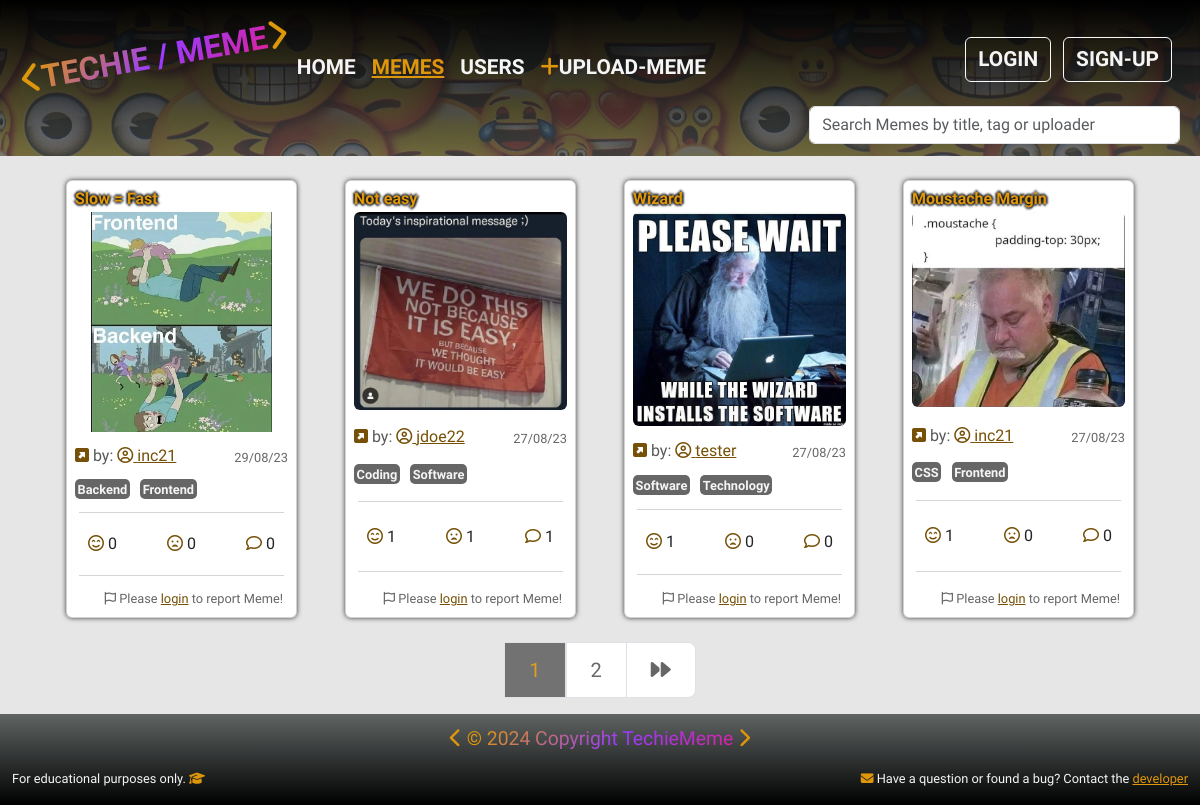
The page /memes/memes/ on the database its author committed.
### memes/models.py (models this page shows, shortened)
class Meme(models.Model):
    uploader = models.ForeignKey(
        UserProfile, on_delete=models.CASCADE, null=True, blank=True)
    title = models.CharField(max_length=100, null=True)
    meme_img = ResizedImageField(upload_to='memes/', null=True,
                                 force_format='WEBP', quality=85,
                                 blank=True, default='memes/default.webp')
    tags = models.ManyToManyField('Tag', blank=True)
    smiley_face = models.ManyToManyField(
        UserProfile, related_name='smiley_face')
    sad_face = models.ManyToManyField(
        UserProfile, related_name='sad_face', blank=True)
    created = models.DateTimeField(auto_now_add=True)
    id = models.UUIDField(
        default=uuid.uuid4, unique=True, primary_key=True, editable=False)
    def total_smiley_face(self):
        return self.smiley_face.count()
    def total_sad_face(self):
        return self.sad_face.count()
    @property
    def meme_image_url(self):
        if self.meme_img and hasattr(self.meme_img, 'url'):
            return self.meme_img.url
        else:
            return '/static/images/memes/default.webp'
    class Meta:
        ordering = ['-created']

class Tag(models.Model):
    name = models.CharField(max_length=20, null=True, blank=True)
    created = models.DateTimeField(auto_now_add=True)
    id = models.UUIDField(
        default=uuid.uuid4, unique=True, primary_key=True, editable=False)
    def __str__(self):
        return self.name
    class Meta:
        ordering = ['name']

### users/models.py (models this page shows, shortened)
class UserProfile(models.Model):
    user = models.OneToOneField(User, on_delete=models.CASCADE, null=True,
                                blank=True)
    username = models.CharField(max_length=50, null=True, blank=True)
    first_name = models.CharField(max_length=50, null=True, blank=True)
    last_name = models.CharField(max_length=50, null=True, blank=True)
    location = models.CharField(max_length=100, null=True, blank=True)
    email = models.EmailField(max_length=100, null=True, blank=True)
    bio = models.TextField(null=True, blank=True)
    user_img = ResizedImageField(upload_to='users/', null=True,
                                 force_format='WEBP', quality=85,
                                 blank=True, default='users/default_user.webp')
    social_github = models.URLField(max_length=200, null=True, blank=True)
    social_linkedin = models.URLField(max_length=200, null=True, blank=True)
    social_facebook = models.URLField(max_length=200, null=True, blank=True)
    social_youtube = models.URLField(max_length=200, null=True, blank=True)
    social_website = models.URLField(max_length=200, null=True, blank=True)
    created = models.DateTimeField(auto_now_add=True)
    id = models.UUIDField(primary_key=True, default=uuid.uuid4, editable=False)
    def __str__(self):
        return str(self.username)
    class Meta:
        ordering = ['-created']

### memes/views.py (the view)
# urls.py: path('memes/', views.memes, name='memes'),
def memes(request):
    memes, search_form = searchMeme(request)
    page = request.GET.get('page')
    results = 4
    paginator = Paginator(memes, results)
    try:
        memes = paginator.page(page)
    except PageNotAnInteger:
        page = 1
        memes = paginator.page(page)
    except EmptyPage:
        page = paginator.num_pages
        memes = paginator.page(page)
    leftIndex = (int(page) - 3)
    if leftIndex < 1:
        leftIndex = 1
    rightIndex = (int(page) + 4)
    if rightIndex > paginator.num_pages:
        rightIndex = paginator.num_pages + 1
    custom_range = range(leftIndex, rightIndex)
    context = {
        "memes": memes,
        "paginator": paginator,
        "custom_range": custom_range,
        "search_form": search_form,
        }
    return render(request, "memes/memes.html", context)

### memes/utils.py (called while the page is built)
def searchMeme(request):
    search_form = ''
    if request.GET.get('search_form'):
        search_form = request.GET.get('search_form')
    tags = Tag.objects.filter(name__icontains=search_form)
    usernames = UserProfile.objects.filter(username__icontains=search_form)
    memes = Meme.objects.distinct().filter(
        Q(title__icontains=search_form) |
        Q(tags__in=tags) |
        Q(uploader__in=usernames)
        )
    return memes, search_form

### memes/templates/memes/memes.html (shortened to what this page needs)
{% extends 'main.html' %}
{% load static %}
{% block content  %}
<div class="container mb-4">
	<div class="row">
		<div class="col-12 d-flex flex-wrap d-flex justify-content-around">
			{% for meme in memes %}
				<div class="col-sm-6 col-lg-4 col-xl-3 mb-4">
					<div class="card small-card m-4 h-100">
						<div class="card-body m-1 p-1 d-grid align-content-between">
							<a class="text-decoration-none gray" href="{% url 'meme' meme.id %}">
								<h6 class="card-title mb-1">{{ meme.title|truncatechars:"23" }}</h6>
								<img src="{{meme.meme_image_url}}" class="card-img rounded-2 img-small mb-1 mx-auto d-block" alt="User Meme">
							</a>
							<div class="row-col-1 d-flex justify-content-between">
								<div><i class="fa-solid fa-square-up-right yellow"></i> by: <a href="{% url 'single_user' meme.uploader.id %}" class="card-link yellow"><i class="fa-regular fa-circle-user"></i> {{ meme.uploader }}</a></div>
								<div class="report text-right mt-1">{{ meme.created|date:"d/m/y" }}</div>
							</div>
							<div class="row">
								<div class="col-12">
									{% for tag in meme.tags.all %}
										<span class="tag text-nowrap">{{tag}}</span>
									{% endfor %}
								</div>
							</div>
							<hr class="m-1">
							<div class="row">
								<a class="col-4 btn btn" href="{% url 'smiley-face' meme.id %}"><i class="fa-regular fa-face-smile-beam yellow"></i>&nbsp;{{ meme.total_smiley_face }}</a>
								<a class="col-4 btn btn" href="{% url 'sad-face' meme.id %}"><i class="fa-regular fa-face-frown-open yellow"></i>&nbsp;{{ meme.total_sad_face }}</a>
								<a class="col-4 btn btn" href="{% url 'meme' meme.id %}"><i class="fa-regular fa-comment yellow"></i>&nbsp;{{ meme.comment.all.count }}</a>
							</div>
							<hr class="m-1">
							{% if request.user.is_authenticated %}
							<div class="row-col-1 d-flex justify-content-end">
								<a role="button" class="btn report text-end p-0 pe-1" href="{% url 'report-meme' meme.id %}?next={{ request.path }}"><i class="fa-regular fa-flag"></i> Report Meme!</a>
							</div>
							{% else %}
							<div class="row-col-1 d-flex justify-content-end">
								<a role="button" class="btn report text-end p-0 pe-1" href="{% url 'account_login' %}?next={{request.path}}"><i class="fa-regular fa-flag"></i> Please <span class="active-link">login</span> to report Meme!</a>
							</div>
							{% endif %}
						</div>
					</div>
				</div>
				{% endfor %}
		</div>
	</div>
</div>
{% if memes.has_other_pages %}
<div class="contaier overflow-hidden">
	<div class="row">
		<div class="col-12 d-flex justify-content-center">
			<nav aria-label="Page navigation example">
				<ul class="pagination pagination-lg">
						{% for page in custom_range %}
						{% if page == memes.number %}
						<li><a href="?page={{page}}" class="page-link yellow-light disabled-btn">{{page}}</a></li>
						{% else %}
						<li><a href="?page={{page}}" class="page-link pagination-link">{{page}}</a></li>
						{% endif %}
						{% endfor %}
					{% if memes.has_next %}
					<li class="page-item">
						<a class="page-link pagination-link" href="?page={{memes.next_page_number}}" aria-label="Next">
							<span aria-hidden="true"><i class="fa-solid fa-forward"></i></span>
						</a>
					</li>
					{% endif %}
				</ul>
			</nav>
		</div>
	</div>
</div>
{% endif %}
{% endblock content %}

### templates/main.html (shortened to what this page needs)
<!DOCTYPE html>
{% load static %}
<html lang="en">
<head>
    <link href="https://cdn.jsdelivr.net/npm/bootstrap@5.3.0/dist/css/bootstrap.min.css" rel="stylesheet">
    <link rel="stylesheet" href="https://cdn.jsdelivr.net/npm/bootstrap-icons@1.10.5/font/bootstrap-icons.css">
    <link rel="stylesheet" type="text/css" media="screen" href='{% static "styles/main.css" %}'>
</head>
<body>
    {% include 'header.html' %}
    {% block content %}
    {% endblock content %}
    {% include 'footer.html' %}
</body>
</html>

### templates/header.html (shortened to what this page needs)
{% load static %}
<header class="p-2 ">
    <nav class="navbar navbar-expand-lg text-nowrap" aria-label="Fifth navbar example">
        <div class="container-fluid">
            <a href="{% url 'home_page' %}" class="d-flex align-items-center mb-2 mb-lg-0 text-white text-decoration-none">
                <div class="img-fluid logo-image"><i class="fa-solid fa-chevron-left yellow-light"></i><span class="logo-text">TECHIE / MEME</span><i class="fa-solid fa-chevron-right yellow-light"></i></div>
            </a>
            <div class="collapse navbar-collapse " id="navbarsExample05">
                <ul class="navbar-nav me-auto mb-2 mb-lg-0">
                <li class="nav-item">
                    <a class="{% if request.resolver_match.url_name == 'home_page' %}active-link-light{% endif %} navbar-item nav-link hover" aria-current="page" href="{% url 'home_page' %}">HOME</a>
                </li>
                <li class="nav-item">
                    <a class="{% if request.resolver_match.url_name == 'memes' or request.resolver_match.url_name == 'meme'  %}active-link-light{% endif %} navbar-item nav-link hover" href="{% url 'memes' %}">MEMES</a>
                </li>
                <li class="nav-item">
                    <a class="{% if request.resolver_match.url_name == 'user_profiles' or request.resolver_match.url_name == 'single_user' %}active-link-light{% endif %} nav-link navbar-item hover" href="{% url 'user_profiles' %}">USERS</a>
                </li>
                <li class="nav-item">
                    <a class=" nav-link navbar-item hover" href="{% url 'upload_meme' %}"><i class="fa-solid fa-plus yellow-light"></i>UPLOAD-MEME</a>
                </li>
                </ul>
                <div class="text-end mb-3">
                    {% if request.user.is_authenticated %}
                        <div class="loggedin btn me-2 navbar-item">
                            <a class="yellow-light" href="{% url 'single_user' request.user.userprofile.id %}"><i class="fa-regular fa-circle-user"></i> {{ request.user.username}}</a>
                        </div>
                        <a href="{% url 'account_logout' %}" class="btn btn-outline-light me-2 hover navbar-item">LOGOUT</a>
                        {% else %}
                        <a href="{% url 'account_login' %}?next={{request.path}}" class="btn btn-outline-light me-2 hover navbar-item">LOGIN</a>
                        <a href="{% url 'account_signup' %}" class="btn btn-outline-light me-2 hover navbar-item">SIGN-UP</a>
                    {% endif %}
                </div>
            </div>
        </div>
    </nav>
    <div class="container-fluid">
        <div class="row justify-content-center justify-content-md-end">
            <form class="col-10 col-md-6 col-lg-4 mb-1" role="search" action="{% url 'memes' %}" method="get">
                <input id="search_form" type="search" class="form-control" value="{{search_form}}" placeholder="Search Memes by title, tag or uploader" name="search_form" aria-label="Search">
            </form>
        </div>
    </div>
</header>

### templates/footer.html (shortened to what this page needs)
{% load static %}
<footer class="footer">
    <div class="container-fluid">
        <div class="row footer-text">
            <div class="col-12 d-flex justify-content-center">
                <p class="footer-text"><i class="fa-solid fa-chevron-left yellow-light big-chevron"></i> <span class="yellow-light">&#xa9;</span> <span class="logo-text"> {% now 'Y' %} Copyright TechieMeme</span> <i class="fa-solid fa-chevron-right big-chevron yellow-light"></i></p>
            </div>
        </div>
        <div class="row d-none d-lg-flex">
            <div class="col-6">
                <p class="footer-text-small">For educational purposes only. <i class="fa-solid fa-graduation-cap yellow-light"></i></p>
            </div>
            <div class="col-6 d-lg-flex justify-content-end">
                <p class="footer-text-small"><i class="fa-solid fa-envelope yellow-light"></i> Have a question or found a bug? Contact the <a class="yellow-light" href="{% url 'contact-form' %}?next={{ request.path }}">developer</a></p>
            </div>
        </div>
    </div>
</footer>

### static/styles/main.css (style rules this page uses)
* { margin: 0; padding: 0; box-sizing: border-box; }
body { font-family: 'Lexend', 'Lexend Deca', sans-serif; min-height: 100vh; display: flex; flex-direction: column; background-color: #e6e6e6; }
.yellow { color: #755006; }
.yellow-light { color: #DE970B; }
.gray { color: #666666; }
header { background-color: #4C4E52; height: auto; background:linear-gradient(0deg, rgba(80, 86, 85, 0.7), rgba(0, 0, 0, 1)), url("../images/site/background11.webp"); background-size: cover; background-position: top; overflow: hidden; }
.logo-image { max-width: 300px; height: auto; transform: rotate(-10deg); font-size: 2em; font-weight: 800; flex-wrap: nowrap; }
.logo-text { background-image: linear-gradient( -225deg, #DE970B 0%, #9a3bff 29%, #ff1361 67%, #DE970B 100% ); background-size: auto auto; background-clip: border-box; background-size: 200% auto; color: #fff; background-clip: text; -webkit-text-fill-color: transparent; -webkit-background-clip: text; -webkit-text-fill-color: transparent; animation: textclip 5s linear infinite; display: inline-block; }
.navbar-item { font-weight: bold; color: whitesmoke; font-weight: 800; font-size: 1.3em; text-decoration: none; margin-top: 1em; }
.small-card { box-shadow: 0px 0px 5px 0px rgba(0,0,0,0.75); color: #595959; background-color: white; max-width: 260px; }
.card-title { font-weight: bold; color: #DE970B; font-size: 1em; text-shadow: -2px 0px 2px rgba(0,0,0,0.75), 2px 0px 2px rgba(0,0,0,0.75), 0px -2px 2px rgba(0,0,0,0.75), 0px 2px 2px rgba(0,0,0,0.75); }
.active-link { color: #755006; text-decoration: underline; list-style: none; }
.active-link-light { color: #DE970B; text-decoration: underline; list-style: none; }
.img-small { max-width: 220px; max-height: 220px; object-fit: contain; }
.tag { background-color: #666666; color: whitesmoke; font-weight: bold; font-size: 0.8em; padding: 0.2em; border-radius: 5px; margin-right: 0.5em; }
.report { color: #666666; font-size: 0.8em; }
.pagination-link { color: #666666; }
.disabled-btn { pointer-events: none; cursor: default; opacity: 0.9; background-color: #666666; }
footer { background-color: #4C4E52; background:linear-gradient(0deg, rgba(0, 0, 0, 1), rgba(80, 86, 85, 0.9)); color: whitesmoke; margin-top: auto; }
.footer-text { margin-top: 5px; font-size: 1.1em; }
.footer-text-small { font-size: 0.8em; }

### rows shown on the page
Meme: title "Slow = Fast", meme_image_url (picture), uploader "inc21", created "29/08/23", total_smiley_face "0", total_sad_face "0", comment.all.count "0"
Tag: name "Backend"
Tag: name "Frontend"
Meme: title "Not easy", meme_image_url (picture), uploader "jdoe22", created "27/08/23", total_smiley_face "1", total_sad_face "1", comment.all.count "1"
Tag: name "Coding"
Tag: name "Software"
Meme: title "Wizard", meme_image_url (picture), uploader "tester", created "27/08/23", total_smiley_face "1", total_sad_face "0", comment.all.count "0"
Tag: name "Technology"
Meme: title "Moustache Margin", meme_image_url (picture), uploader "inc21", created "27/08/23", total_smiley_face "1", total_sad_face "0", comment.all.count "0"
Tag: name "CSS"

### other values the page prints
{{ page }} "1"
{{ page }} "2"
